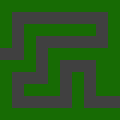

Rendered tile map (Tiled .tmx) drawn with the repository's tilesets; below, a short description and the full map source, tile grids included:
An orthogonal 10x10 tile map with 12x12 px tiles, 3 tile layers (grass, road, entities).

<map version="1.10" tiledversion="1.10.2" orientation="orthogonal" renderorder="right-down" width="10" height="10" tilewidth="12" tileheight="12" infinite="0" nextlayerid="6" nextobjectid="2">
 <tileset firstgid="1" source="tileset.tsx" />
 <layer id="1" name="grass" width="10" height="10">
  <data encoding="csv">
1,1,1,1,1,1,1,1,1,1,
1,1,1,1,1,1,1,1,1,1,
1,1,1,1,1,1,1,1,1,1,
1,1,1,1,1,1,1,1,1,1,
1,1,1,1,1,1,1,1,1,1,
1,1,1,1,1,1,1,1,1,1,
1,1,1,1,1,1,1,1,1,1,
1,1,1,1,1,1,1,1,1,1,
1,1,1,1,1,1,1,1,1,1,
1,1,1,1,1,1,1,1,1,1
</data>
 </layer>
 <layer id="2" name="road" width="10" height="10">
  <data encoding="csv">
0,0,0,0,0,0,0,0,0,0,
0,26,26,26,26,26,26,26,26,0,
0,26,0,0,0,0,0,0,26,0,
0,26,0,26,26,26,26,26,26,0,
26,26,0,26,0,0,0,0,0,0,
0,0,0,26,0,26,26,26,0,0,
0,26,26,26,0,26,0,26,0,0,
0,26,0,0,0,26,0,26,0,0,
0,26,26,26,26,26,0,26,26,26,
0,0,0,0,0,0,0,0,0,0
</data>
 </layer>
 <layer id="3" name="entities" width="10" height="10" opacity="0.59">
  <data encoding="csv">
0,0,0,0,0,0,0,0,0,0,
0,0,0,0,0,0,0,0,0,0,
0,0,0,0,0,0,0,0,0,0,
0,0,0,0,0,0,0,0,0,0,
0,0,0,0,0,0,0,0,0,0,
0,0,0,0,0,0,0,0,0,0,
0,0,0,0,0,0,0,0,0,0,
0,0,0,0,0,0,0,0,0,0,
0,0,0,0,0,0,0,0,0,0,
0,0,0,0,0,0,0,0,0,0
</data>
 </layer>
</map>
